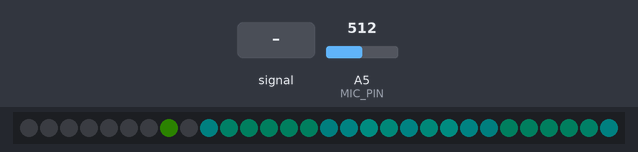
Bench run of a sketch on a simulated Arduino Uno, built with avr-gcc and run on an emulated ATmega328P. Shown: 30 RGB LEDs in strip order, left to right. The test bench sets the inputs (shaded band); at power-on: A5 (MIC_PIN) = 512. Dim RGB values are drawn brighter than linear; random numbers use the default seed unless the sketch sets one.

Above: at 0.39 s.
1.3 s: A5 (MIC_PIN) fed a 200 Hz sine of ±460 counts around its level
At 1.48 s:
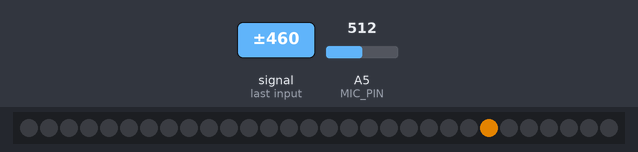
3.7 s: A5 (MIC_PIN) fed a 1000 Hz sine of ±255 counts around its level
At 4.23 s:
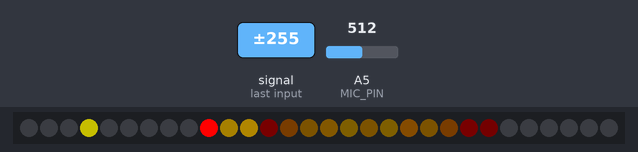
6.1 s: A5 (MIC_PIN) fed a 2 Hz sine of ±306 counts around its level
At 6.33 s:
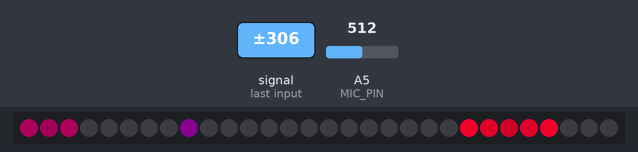
8.5 s: A5 (MIC_PIN) fed a 50 Hz sine of ±306 counts around its level
At 9.03 s:
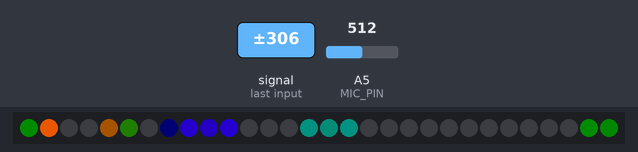
10.9 s: A5 (MIC_PIN) set to 716
At 11.14 s:
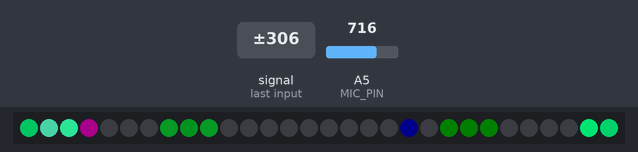
12.8 s: A5 (MIC_PIN) set to 900
At 13.22 s:
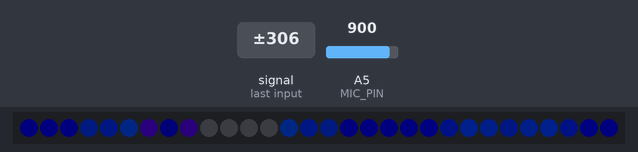
Timing chart, 0 to 15.6 s (numbered marks = the images above; inputs shaded):
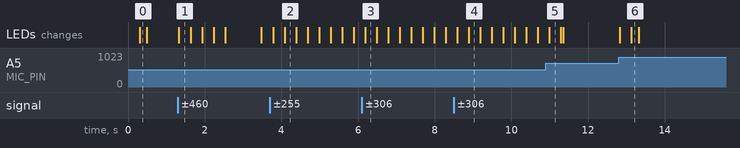

Measured:
- after the input at 1.3 s, the LEDs: change at once (image 1)
- after the input at 12.8 s, the LEDs: first change at once (image 6 shows a later state)

The sketch:

sound_ripple.ino
```cpp
/* soundmems_ripple
 *
 * By: Andrew Tuline
 *
 * Date: August, 2015
 *
 * Updated: January, 2020
 *
 * Create a ripple from a calculated peak from a sampled microphone
 *
 * Note: If you are using a microphone powered by the 3.3V signal, such as the Sparkfun MEMS microphone, then connect 3.3V to the AREF pin.
 *
 */


//#define FASTLED_ALLOW_INTERRUPTS 0                          // Used for ESP8266.
#include <FastLED.h>                                          // FastLED library.

// Fixed definitions cannot change on the fly.
#define LED_DT 12                                             // Data pin to connect to the strip.
#define LED_CK 11                                             // Clock pin for WS2801 or APA102.
#define COLOR_ORDER GRB                                       // It's GRB for WS2812 and BGR for APA102.
#define LED_TYPE WS2812                                       // Using APA102, WS2812, WS2801. Don't forget to modify LEDS.addLeds to suit.
#define NUM_LEDS 30                                           // Number of LED's.

#define MIC_PIN   5                                           // Analog port for microphone
uint8_t squelch = 7;                                          // Anything below this is background noise, so we'll make it '0'.
int sample;                                                   // Current sample.
float sampleAvg = 0;                                          // Smoothed Average.
float micLev = 0;                                             // Used to convert returned value to have '0' as minimum.
uint8_t maxVol = 11;                                          // Reasonable value for constant volume for 'peak detector', as it won't always trigger.
bool samplePeak = 0;                                          // Boolean flag for peak. Responding routine must reset this flag.

struct CRGB leds[NUM_LEDS];                                   // Initialize our LED array.

int max_bright = 255;


// Ripple variables
uint8_t colour;                                               // Ripple colour is randomized.
int center = 0;                                               // Center of the current ripple.
int step = -1;                                                // -1 is the initializing step.
uint8_t myfade = 255;                                         // Starting brightness.
#define maxsteps 16                                           // Case statement wouldn't allow a variable.


void setup() {

  analogReference(EXTERNAL);                                  // 3.3V reference for analog input.

  Serial.begin(115200);

  LEDS.addLeds<LED_TYPE, LED_DT, COLOR_ORDER>(leds, NUM_LEDS);  // Use this for WS2812B
//  LEDS.addLeds<LED_TYPE, LED_DT, LED_CK, COLOR_ORDER>(leds, NUM_LEDS);  // Use this for WS2801 or APA102

  FastLED.setBrightness(max_bright);
  FastLED.setMaxPowerInVoltsAndMilliamps(5, 500);

} // setup()


void loop() {

  getSample();

  EVERY_N_MILLISECONDS(20) {
   ripple();
  }

   FastLED.show();

} // loop()


void getSample() {

  int16_t micIn;                                              // Current sample starts with negative values and large values, which is why it's 16 bit signed.
  static long peakTime;

  micIn = analogRead(MIC_PIN);                                // Poor man's analog Read.
  micLev = ((micLev * 31) + micIn) / 32;                      // Smooth it out over the last 32 samples for automatic centering.
  micIn -= micLev;                                            // Let's center it to 0 now.
  micIn = abs(micIn);                                         // And get the absolute value of each sample.
  sample = (micIn <= squelch) ? 0 : (sample + micIn) / 2;     // Using a ternary operator, the resultant sample is either 0 or it's a bit smoothed out with the last sample.
  sampleAvg = ((sampleAvg * 31) + sample) / 32;               // Smooth it out over the last 32 samples.

  if (sample > (sampleAvg+maxVol) && millis() > (peakTime + 50)) {    // Poor man's beat detection by seeing if sample > Average + some value.
    samplePeak = 1;                                                   // Then we got a peak, else we don't. Display routines need to reset the samplepeak value in case they miss the trigger.
    peakTime=millis();
  }

}  // getSample()


void ripple() {

  if (samplePeak == 1) {step = -1; samplePeak = 0; }          // If we have a peak, let's reset our ripple.

  fadeToBlackBy(leds, NUM_LEDS, 64);                          // 8 bit, 1 = slow, 255 = fast

  switch (step) {

    case -1:                                                  // Initialize ripple variables.
      center = random(NUM_LEDS);
      colour = random8();                                     // More peaks/s = higher the hue colour.
      step = 0;
      break;

    case 0:
      leds[center] = CHSV(colour, 255, 255);                  // Display the first pixel of the ripple.
      step ++;
      break;

    case maxsteps:                                            // At the end of the ripples.
      // step = -1;
      break;

    default:                                                  // Middle of the ripples.
      leds[(center + step + NUM_LEDS) % NUM_LEDS] += CHSV(colour, 255, myfade/step*2);       // Simple wrap.
      leds[(center - step + NUM_LEDS) % NUM_LEDS] += CHSV(colour, 255, myfade/step*2);
      step ++;                                                // Next step.
      break;
  } // switch step

} // ripple()
```
